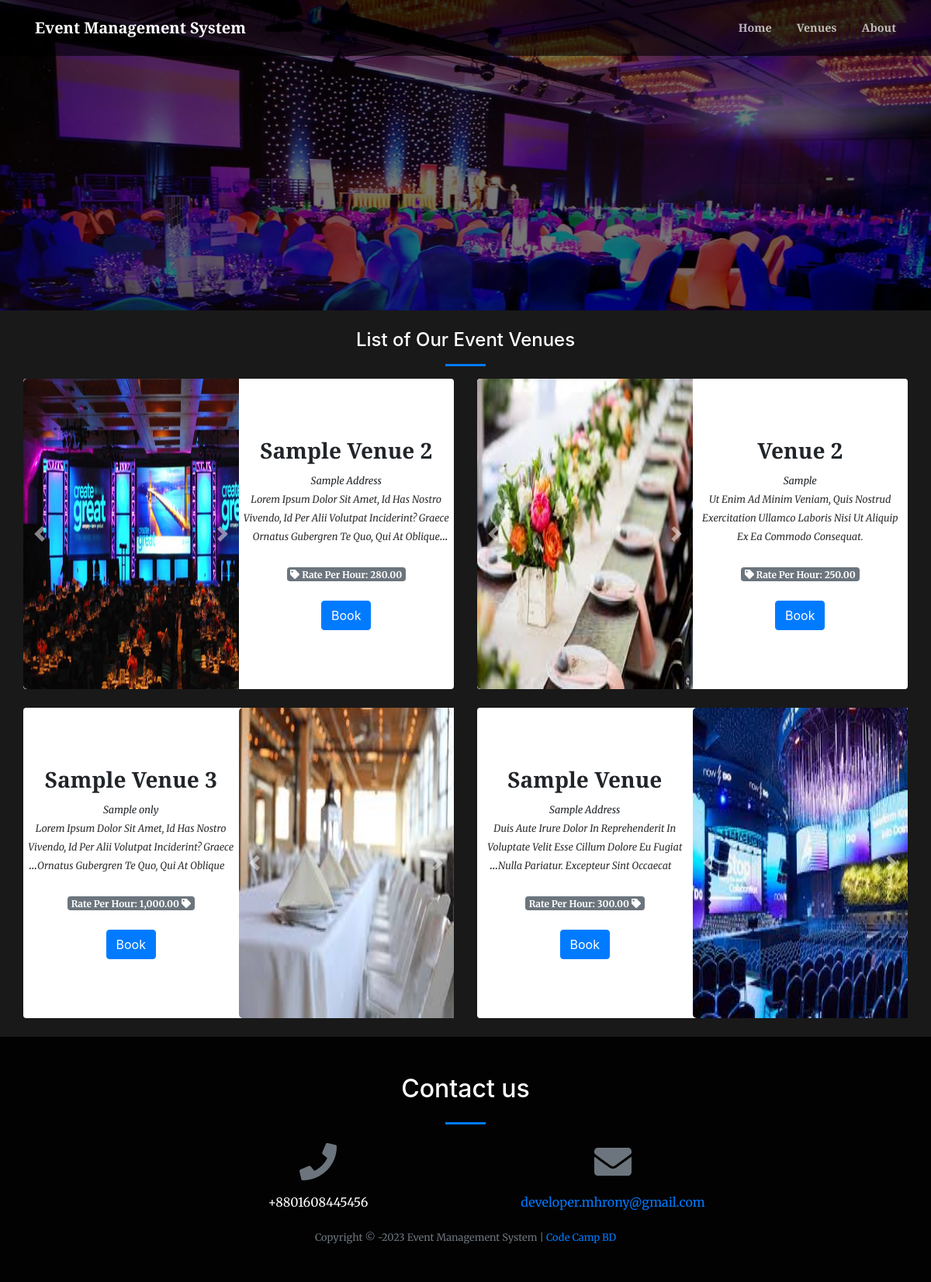
The page /index.php?page=venue on the database its author committed.
### tables this page shows
CREATE TABLE `venue` (
  `id` int(30) NOT NULL,
  `venue` text NOT NULL,
  `address` text NOT NULL,
  `description` text NOT NULL,
  `rate` float NOT NULL
);

### venue.php (the view, shortened to what this page needs)
 --><?php
include 'admin/db_connect.php';
?>
<header class="masthead">
</header>
<div class="container-fluid mt-3 pt-2">
    <h4 class="text-center text-white">List of Our Event Venues</h4>
    <hr class="divider">
    <div class="row-items">
        <div class="col-lg-12">
            <div class="row">
                <?php
                $rtl ='rtl';
                $ci= 0;
                $venue = $conn->query("SELECT * from venue order by rand()");
                while($row = $venue->fetch_assoc()):
                    $ci++;
                    if($ci < 3){
                        $rtl = '';
                    }else{
                        $rtl = 'rtl';
                    }
                    if($ci == 4){
                        $ci = 0;
                    }
                ?>
                <div class="col-md-6">
                    <div class="card venue-list <?php echo $rtl ?>" data-id="<?php echo $row['id'] ?>">
                        <div id="imagesCarousel_<?php echo $row['id'] ?> card-img-top " class="carousel slide" data-ride="carousel">
                            <div class="carousel-inner">
                                <?php
                                        $fpath = 'admin/assets/uploads/venue_'.$row['id'];
                                        $images= scandir($fpath);
                                        $i = 1;
                                        foreach($images as $k => $v):
                                            if(!in_array($v,array('.','..'))):
                                                $active = $i == 1 ? 'active' : '';
                                    ?>
                                <div class="carousel-item <?php echo $active ?>">
                                    <img class="d-block w-100" src="<?php echo $fpath.'/'.$v ?>" alt="">
                                </div>
                                <?php
                                            $i++;
                                            else:
                                                unset($images[$v]);
                                            endif;
                                        endforeach;
                                    ?>
                                <a class="carousel-control-prev" href="#imagesCarousel_<?php echo $row['id'] ?>" role="button" data-slide="prev">
                                    <span class="carousel-control-prev-icon" aria-hidden="true"></span>
                                </a>
                                <a class="carousel-control-next" href="#imagesCarousel_<?php echo $row['id'] ?>" role="button" data-slide="next">
                                    <span class="carousel-control-next-icon" aria-hidden="true"></span>
                                </a>
                            </div>
                        </div>
                        <div class="card-body">
                            <div class="row align-items-center justify-content-center text-center h-100">
                                <div class="">
                                    <div>
                                        <h3><b class="filter-txt"><?php echo ucwords($row['venue']) ?></b></h3>
                                        <small><i><?php echo $row['address'] ?></i></small>
                                    </div>
                                    <div>
                                        <span class="truncate" style="font-size: inherit;"><small><?php echo ucwords($row['description']) ?></small></span>
                                        <br>
                                        <span class="badge badge-secondary"><i class="fa fa-tag"></i> Rate Per Hour: <?php echo number_format($row['rate'],2) ?></span>
                                        <br>
                                        <br>
                                        <button class="btn btn-primary book-venue align-self-end" type="button" data-id='<?php echo $row['id'] ?>'>Book</button>
                                    </div>
                                </div>
                            </div>
                        </div>
                    </div>
                    <br>
                </div>
                <?php endwhile; ?>
            </div>
        </div>
    </div>
</div>

### venue.php (style rules this page uses)
.venue-list { cursor: pointer; border: unset; flex-direction: inherit; }
.venue-list .carousel, .venue-list .card-body { width: calc(50%) }
.venue-list .carousel img.d-block.w-100 { border-top-left-radius: 5px; border-bottom-left-radius: 5px; min-height: 50vh; }
.carousel, .carousel-inner, .carousel-item { min-height: calc(100%) }
header.masthead, header.masthead:before { min-height: 50vh !important; height: 50vh !important }
.row-items { position: relative; }
.rtl { direction: rtl; }

### rows shown on the page
venue: shows a picture, venue "Sample Venue 2", address "Sample Address", description "Lorem Ipsum Dolor Sit Amet, Id Has Nostro Vivendo, Id Per Alii Volutpat Inciderint? Graece Ornatus Gubergren Te Quo, Qui At…", rate "280.00"
venue: shows a picture, venue "Venue 2", address "Sample", description "Ut Enim Ad Minim Veniam, Quis Nostrud Exercitation Ullamco Laboris Nisi Ut Aliquip Ex Ea Commodo Consequat.", rate "250.00"
venue: shows a picture, venue "Sample Venue 3", address "Sample only", description "Lorem Ipsum Dolor Sit Amet, Id Has Nostro Vivendo, Id Per Alii Volutpat Inciderint? Graece Ornatus Gubergren Te Quo, Qui At…", rate "1,000.00"
venue: shows a picture, venue "Sample Venue", address "Sample Address", description "Duis Aute Irure Dolor In Reprehenderit In Voluptate Velit Esse Cillum Dolore Eu Fugiat Nulla Pariatur. Excepteur Sint…", rate "300.00"

### other values the page prints
$_SESSION['system']['name'] "Event Management System"
$_SESSION['system']['contact'] "+8801608445456"
$_SESSION['system']['email'] "developer.mhrony@gmail.com"
